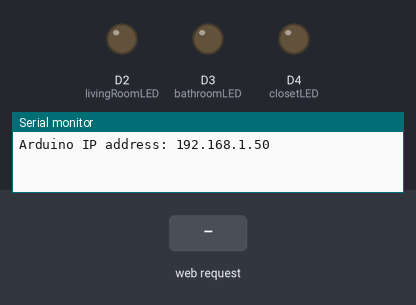
Simulated run of this sketch. Board: Arduino MKR. Shown: output pins drawn as LEDs (lit = HIGH), the last lines printed to the serial monitor. Inputs (shaded band) come from the test bench. WiFi joins after 1.5 s; servers stay silent unless stated.

Above: at 2.7 s.
2.8 s: HTTP request GET /toggle?room=livingroom received
At 4.0 s:
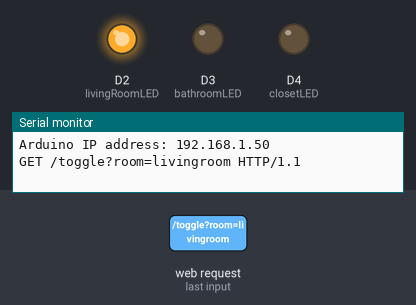
4.3 s: HTTP request GET /toggle?room=bathroom received
At 5.3 s:
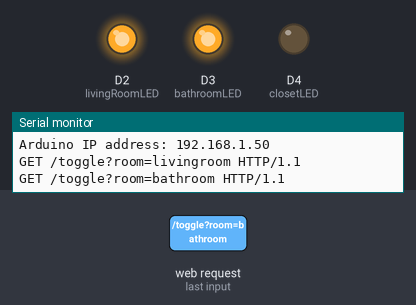
5.8 s: HTTP request GET /toggle?room=closet received
At 6.4 s:
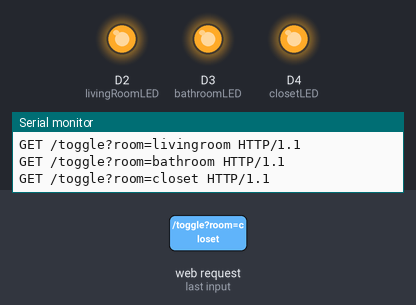
7.3 s: HTTP request GET /toggle?room=livingroom received
At 8.5 s:
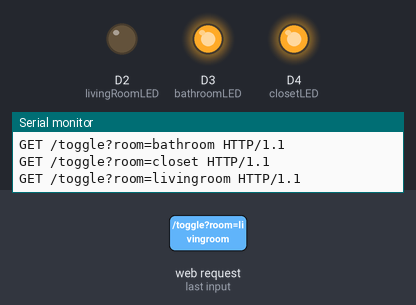
8.8 s: HTTP request GET /toggle?room=bathroom received
At 9.9 s:
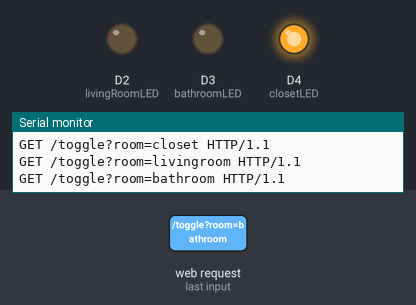
Timing chart, 0 to 11.3 s (numbered marks = the images above; inputs shaded):
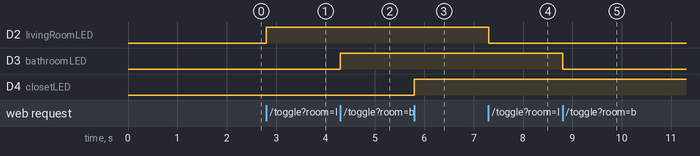

The sketch:

Task4_2D.ino
```cpp
#include <WiFiNINA.h>

// Wi-Fi credentials used by both the Arduino and laptop.
char ssid[] = "MKS A201";
char pass[] = "12344321";

// Create the Arduino HTTP server on port 80.
WiFiServer server(80);

// Assign one pin to each room LED.
const int livingRoomLED = 2;
const int bathroomLED = 3;
const int closetLED = 4;

// Store the current ON/OFF state of each LED.
bool livingRoomState = false;
bool bathroomState = false;
bool closetState = false;


// Toggle the LED that matches the room name received.
void toggleRoom(String room) {

  if (room == "living room") {
    livingRoomState = !livingRoomState;
    digitalWrite(livingRoomLED, livingRoomState);
  }

  else if (room == "bathroom") {
    bathroomState = !bathroomState;
    digitalWrite(bathroomLED, bathroomState);
  }

  else if (room == "closet") {
    closetState = !closetState;
    digitalWrite(closetLED, closetState);
  }
}


void setup() {

  Serial.begin(9600);

  // Configure the three LED pins as outputs.
  pinMode(livingRoomLED, OUTPUT);
  pinMode(bathroomLED, OUTPUT);
  pinMode(closetLED, OUTPUT);

  // Start the system with all three LEDs switched OFF.
  digitalWrite(livingRoomLED, LOW);
  digitalWrite(bathroomLED, LOW);
  digitalWrite(closetLED, LOW);

  // Keep trying until the Arduino connects to the Wi-Fi network.
  while (WiFi.begin(ssid, pass) != WL_CONNECTED) {
    Serial.println("Connecting to Wi-Fi...");
    delay(3000);
  }

  // Start listening for HTTP requests from server.js.
  server.begin();

  // Display the Arduino IP address needed in server.js.
  Serial.print("Arduino IP address: ");
  Serial.println(WiFi.localIP());
}


void loop() {

  // Check whether server.js has connected to the Arduino.
  WiFiClient client = server.available();

  if (client) {

    // Read the HTTP request sent by server.js.
    String request = client.readStringUntil('\n');

    Serial.println(request);

    // Identify the requested room and call toggleRoom() with the correct name.
    if (request.indexOf("GET /toggle?room=livingroom") >= 0) {
      toggleRoom("living room");
    }

    else if (request.indexOf("GET /toggle?room=bathroom") >= 0) {
      toggleRoom("bathroom");
    }

    else if (request.indexOf("GET /toggle?room=closet") >= 0) {
      toggleRoom("closet");
    }

    // Send confirmation back to server.js after processing the request.
    client.println("HTTP/1.1 200 OK");
    client.println("Content-Type: text/plain");
    client.println("Connection: close");
    client.println();
    client.println("LED command completed");

    // Close the HTTP connection after the response is sent.
    client.stop();
  }
}
```

Measured:
- after the input at 2.8 s, D2 (livingRoomLED): LOW → HIGH at once
- after the input at 4.3 s, D3 (bathroomLED): LOW → HIGH at once
- after the input at 5.8 s, D4 (closetLED): LOW → HIGH at once
- after the input at 7.3 s, D2 (livingRoomLED): HIGH → LOW at once
- after the input at 8.8 s, D3 (bathroomLED): HIGH → LOW at once
